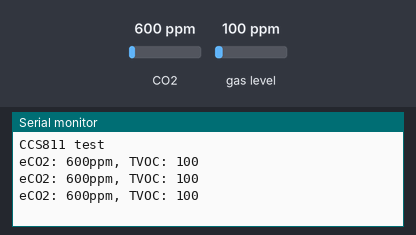
The sketch below on a simulated Arduino Uno, built with avr-gcc and run on an emulated ATmega328P. On the bench: the last lines printed to the serial monitor. The inputs (shaded band) are chosen by the test bench; at power-on: CO2 600 ppm, gas level 100 ppm.

Above: at 1.3 s.
1.4 s: CO2 set to 452 ppm
At 1.9 s:
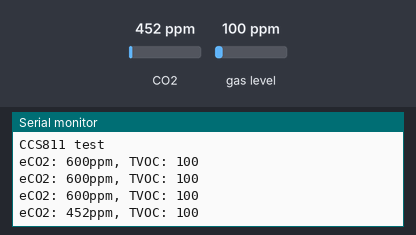
2.9 s: gas level set to 20 ppm
At 3.4 s:
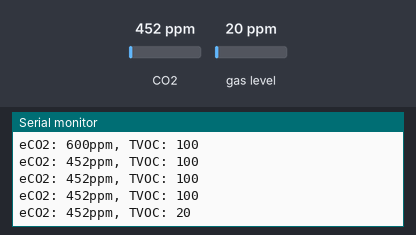
4.4 s: CO2 set to 1050 ppm
At 4.9 s:
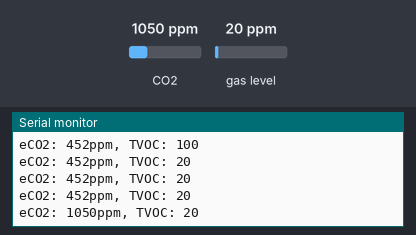
Timing chart, 0 to 7.4 s (numbered marks = the images above; inputs shaded):
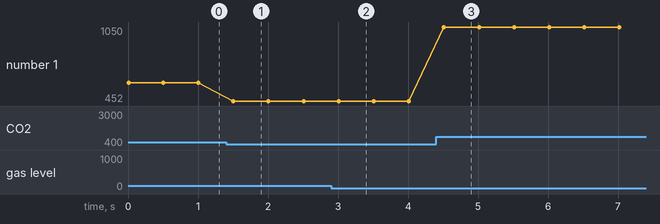

The sketch:

CCS811_test.ino
```cpp
// Подключаем библиотеку
#include "Adafruit_CCS811.h"
// По умолчанию адрес датчика в библиотеке 0x5A
Adafruit_CCS811 ccs;
void setup()
{
  Serial.begin(9600);
  Serial.println("CCS811 test");
  if (!ccs.begin())
  {
    Serial.println("Failed to start sensor! Please check your wiring."); // Если при инициализации на старте датчик не найден,
    while (1);                                                           // в мониторе порта вы получите уведомление об этом.
  }
  //calibrate temperature sensor
 /* while (!ccs.available());
  float temp = ccs.calculateTemperature();
  ccs.setTempOffset(temp - 25.0);*/
}
void loop()
{
  if (ccs.available())
  {
    //float temp = ccs.calculateTemperature();
    if (!ccs.readData())
    {
      Serial.print("eCO2: ");                                              // Значение уровня eCO2
      Serial.print(ccs.geteCO2());
      Serial.print("ppm, TVOC: ");                                        // Значение уровня TVOC
      Serial.println(ccs.getTVOC());
      //Serial.print("ppb   Temp:");                                        // Температура
     // Serial.println(temp);
    }
    else
    {
      Serial.println("ERROR!");
      while (1);
    }
  }
  delay(500);
}
```

Measured:
- after the input at 1.4 s, the serial monitor: prints a new line after 0.11 s (image 1)
- after the input at 2.9 s, the serial monitor: prints a new line after 0.11 s (image 2)
- after the input at 4.4 s, the serial monitor: prints a new line after 0.11 s (image 3)
- plotted number 1: 600 → 452 after the input at 1.4 s, 452 → 1050 after the input at 4.4 s
